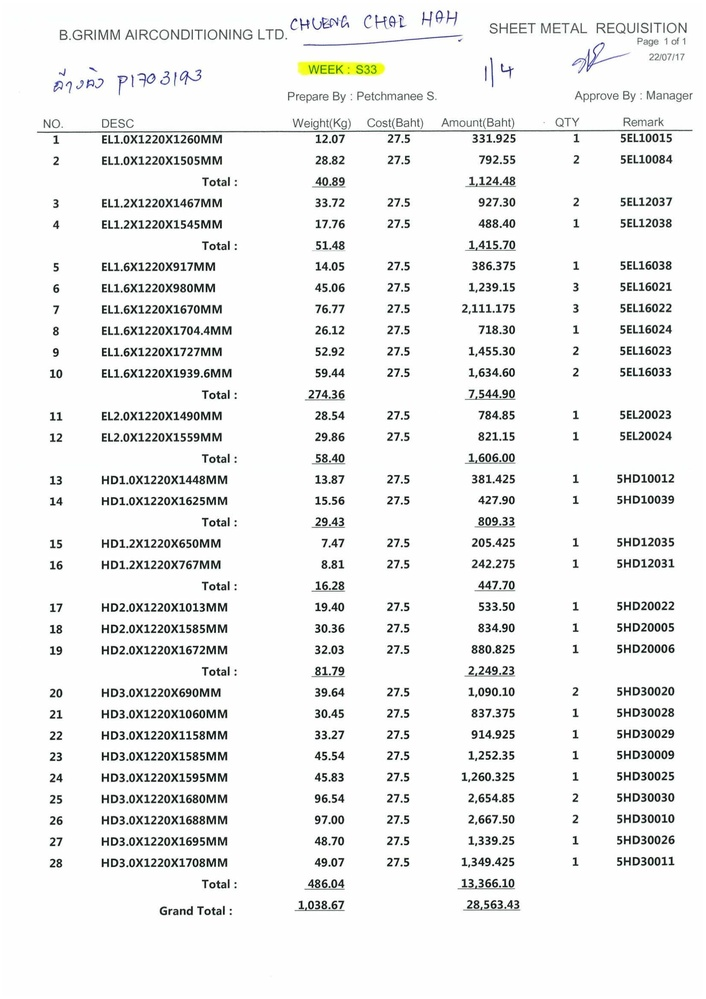
#> input picture images/24072017105237-1.jpg, 706 x 999 px, shrunk from 1654 x 2339 before the run
$ python ImageOCR.py
#> lines starting #> are read from the running program, lines starting #| are printed output that depends on the picture
import difflib
import os

import pytesseract
from PIL import Image, ImageEnhance, ImageFilter

import codecs

#  find Tesseract-OCR path
if os.path.isdir('C:/Program Files (x86)/Tesseract-OCR'):
    pytesseract.pytesseract.tesseract_cmd = 'C:/Program Files (x86)/Tesseract-OCR/tesseract'
elif os.path.isdir('C:/Program Files/Tesseract-OCR'):
    pytesseract.pytesseract.tesseract_cmd = 'C:/Program Files/Tesseract-OCR/tesseract'
else:
    print("You need to install Tesseract-OCR")

def check_diff(texts1, texts2): # use for check differ of 2 string
    print("\n---------check diff ----------")
    list_text1 = [i for i in texts1.split("\n")if i.strip() != ""]
    list_text2 = [i for i in texts2.split("\n")if i.strip() != ""]
    cases=zip(list_text1, list_text2)
    for text1,text2 in cases:
        print('old :{} \n------------------\nnew :{}'.format(text1, text2))
        # [6 lines of commented-out code are left out]
        print()
    return


def preprocess(url):
#> called with url = 'images/24072017105237-1.jpg'
    im = Image.open(url)
#> im is the input picture: PIL image 706x999 RGB; mean R, G, B 240.7, 241.3, 240.9
    im = im.filter(ImageFilter.MedianFilter())
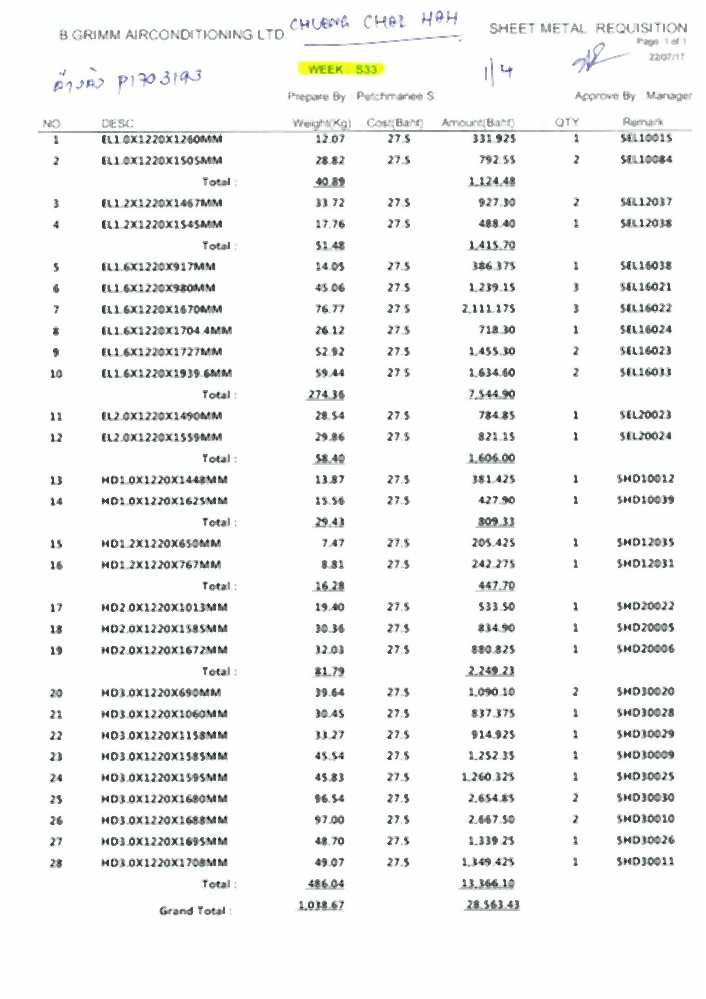
#> im: PIL image 706x999 RGB; mean R, G, B 243.1, 243.6, 243.2
    enhancer = ImageEnhance.Contrast(im)
    im = enhancer.enhance(1)
    # im = im.convert('1')
    # im.save('temp.jpg')
    return im


def image_to_string(image):
    return pytesseract.image_to_string(image)

if __name__ == '__main__':
    im_out = preprocess('images/24072017105237-1.jpg')
#> (the run stopped early here; a loop or call above may not have finished)

$ run again, with images/24072017105237-4.jpg copied over images/24072017105237-1.jpg
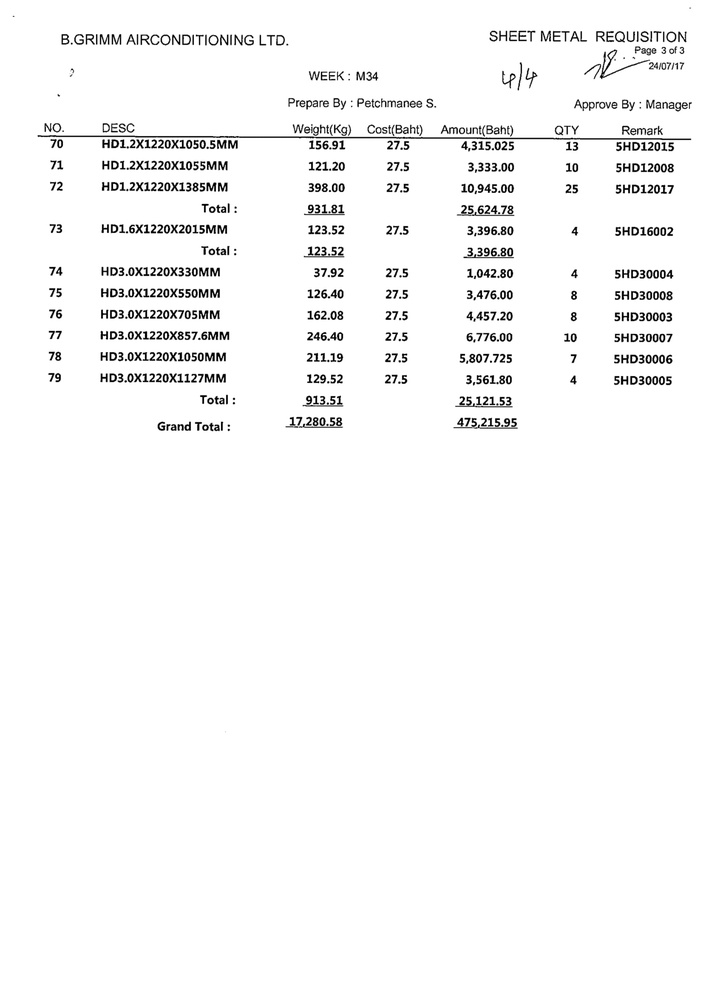
#> input picture images/24072017105237-4.jpg, 706 x 999 px, shrunk from 1654 x 2339 before the run
#> in preprocess, im is the input picture: PIL image 706x999 L; min 0, max 255, mean 247.7
#> in preprocess, `im = im.filter(ImageFilter.MedianFilter())`:
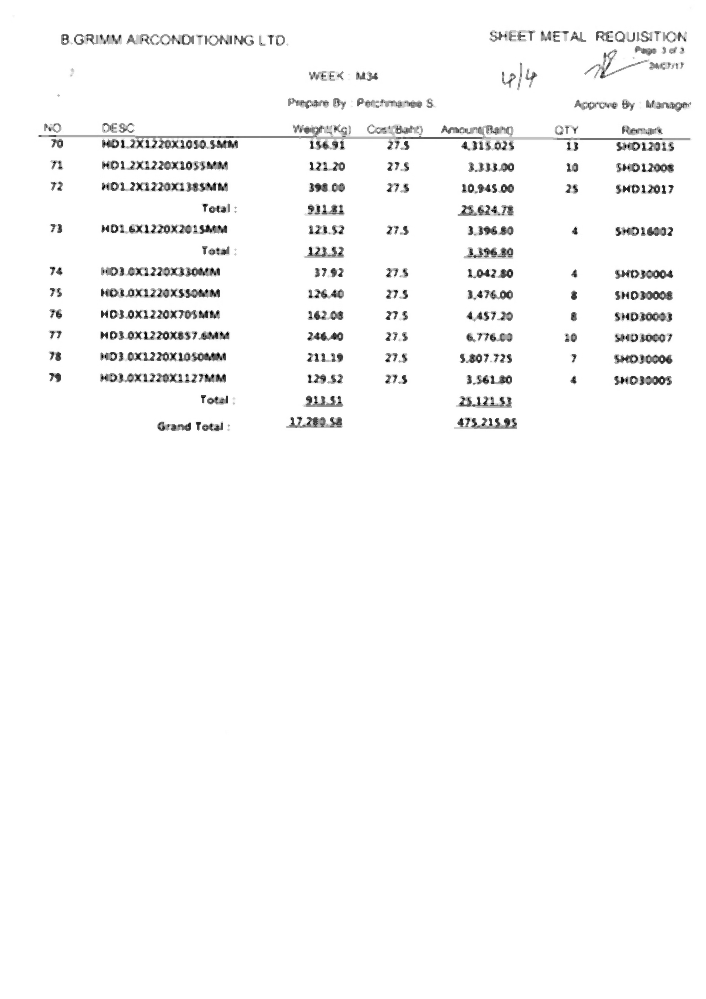
#> im: PIL image 706x999 L; min 1, max 255, mean 249
